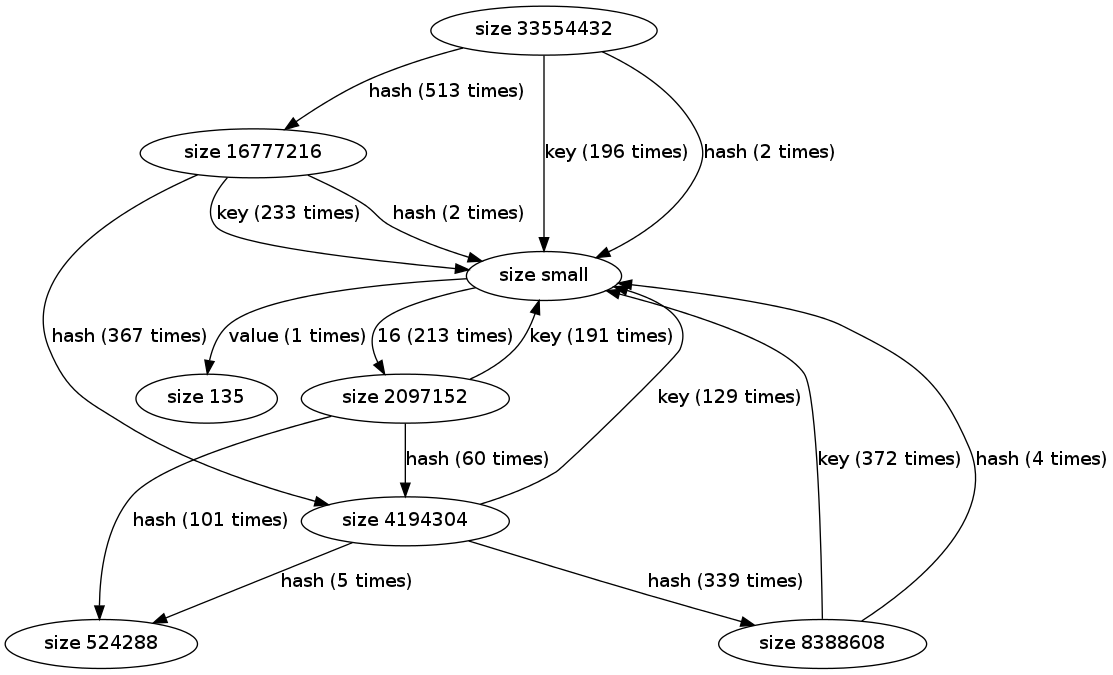

Write the Python code that produced this figure.
# boehm gc: ./configure --enable-gc-debug 
# #define GC_DEBUG in top of lib/builtin.hpp (before including gc headers)
# add -pg -ggdb to shedskin FLAGS
# shedskin some_program && make
# export GC_BACKTRACES=100
# ./program > gcdump 2>&1
# python gcgraph.pyn > gc.dot
# dot gc.dot -Tpng -ogcgraph.png

# XXX hardcoded for looking at dictentries on 32-bit linux specifically for now

dictentry_pos = {
    0: 'hash',
    4: 'key',
    8: 'value',
    12: 'use',
}

sizeof_dictentry = 16

SMALL = 100

import collections
lines = [l.strip() for l in open('gcdump')]
#print len(lines)
result = collections.defaultdict(int)
for i, line in enumerate(lines):
    if line.startswith('****Chosen'):
#        print
#        print i
        szpos = lines[i+1].find('sz=')
        if szpos != -1: 
            szpos += 3
        szpos2 = lines[i+1].find(',', szpos)
        if szpos == -1:
            szpos = lines[i+1].find('length:')+7
            szpos2 = len(lines[i+1])
        lastsize = int(lines[i+1][szpos:szpos2])
#        print 'chosen with size', lastsize

    if line.startswith('Reachable via'):
        if ' from root ' in line:
            pass #print 'reachable from root'
        else:
            pos = lines[i].find('offset ')+7
            pos2 = lines[i].find(' ', pos)
            offset = int(lines[i][pos:pos2])
#            print 'reachable from offset', offset

            szpos = lines[i+1].find('sz=')
            if szpos != -1: 
                szpos += 3
            szpos2 = lines[i+1].find(',', szpos)
            if szpos == -1:
                szpos = lines[i+1].find('length:')+7
                szpos2 = len(lines[i+1])
            thissize = int(lines[i+1][szpos:szpos2])
#            print 'in object with size', thissize

            lastsize2 = lastsize
            if lastsize2 <= SMALL:
                lastsize2 = 'small'
            thissize2 = thissize
            if thissize2 <= SMALL:
                thissize2 = 'small'
            else:
                offset = offset % sizeof_dictentry # XXX
            result[thissize2, offset, lastsize2] += 1
            lastsize = thissize

print 'digraph gcgraph {'
for (size, offset, size2), count in result.items():
    if size == size2 == 'small':
        continue
    if SMALL < size < 1000000:
        continue
    if size > SMALL:
        offset = dictentry_pos.get(offset, offset)
    print '"size %s" -> "size %s" [ label = "%s (%s times)" ];' % (size, size2, offset, count)
print '}'
